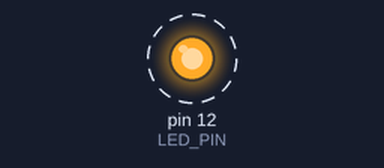
A sketch run on a simulated Arduino Uno, built with avr-gcc and run on an emulated ATmega328P. Shown: output pins drawn as LEDs (lit = HIGH). Dashed ring = blinking.

Above: at 0.1 s.
Timing chart, 0 to 3.0 s (numbered marks = the images above):
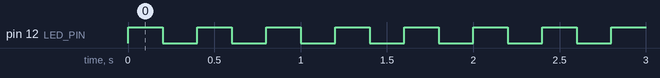

Measured:
- by itself, pin 12 (LED_PIN): alternates HIGH for 0.20 s and LOW for 0.20 s

The sketch:

sketch_aug22c_blink_led_BB.ino
```cpp
#define LED_PIN 12

void setup() {

  pinMode(LED_PIN, OUTPUT);
  digitalWrite(LED_PIN, HIGH);
  // delay(500);
}

void loop() {
    digitalWrite(12, HIGH);
    delay(200);
    digitalWrite(12, LOW);
    delay(200);


}
```
